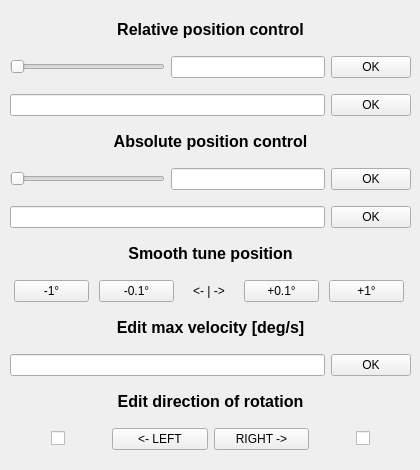
    <widget class="QWidget" name="tab_3">
     <attribute name="title">
      <string>     Position control    </string>
     </attribute>
     <widget class="QWidget" name="verticalLayoutWidget">
      <property name="geometry">
       <rect>
        <x>10</x>
        <y>10</y>
        <width>401</width>
        <height>451</height>
       </rect>
      </property>
      <layout class="QVBoxLayout" name="verticalLayout">
       <item>
        <widget class="QLabel" name="label_6">
         <property name="maximumSize">
          <size>
           <width>16777215</width>
           <height>20</height>
          </size>
         </property>
         <property name="text">
          <string>&lt;html&gt;&lt;head/&gt;&lt;body&gt;&lt;p align=&quot;center&quot;&gt;&lt;span style=&quot; font-size:12pt; font-weight:600;&quot;&gt;Relative position control&lt;/span&gt;&lt;/p&gt;&lt;/body&gt;&lt;/html&gt;</string>
         </property>
        </widget>
       </item>
       <item>
        <layout class="QVBoxLayout" name="verticalLayout_2">
         <item>
          <layout class="QHBoxLayout" name="horizontalLayout">
           <item>
            <widget class="QSlider" name="relativeControl_slider_SLIDER">
             <property name="maximum">
              <number>3600</number>
             </property>
             <property name="singleStep">
              <number>1</number>
             </property>
             <property name="orientation">
              <enum>Qt::Horizontal</enum>
             </property>
            </widget>
           </item>
           <item>
            <widget class="QLineEdit" name="relativeControl_slider_LE"/>
           </item>
           <item>
            <widget class="QPushButton" name="relativeControl_slider_PB">
             <property name="text">
              <string>OK</string>
             </property>
            </widget>
           </item>
          </layout>
         </item>
        </layout>
       </item>
       <item>
        <layout class="QHBoxLayout" name="horizontalLayout_2">
         <item>
          <widget class="QLineEdit" name="relativeControl_input_LE"/>
         </item>
         <item>
          <widget class="QPushButton" name="relativeControl_input_PB">
           <property name="text">
            <string>OK</string>
           </property>
          </widget>
         </item>
        </layout>
       </item>
       <item>
        <widget class="QLabel" name="label_7">
         <property name="maximumSize">
          <size>
           <width>16777215</width>
           <height>20</height>
          </size>
         </property>
         <property name="text">
          <string>&lt;html&gt;&lt;head/&gt;&lt;body&gt;&lt;p align=&quot;center&quot;&gt;&lt;span style=&quot; font-size:12pt; font-weight:600;&quot;&gt;Absolute position control&lt;/span&gt;&lt;/p&gt;&lt;/body&gt;&lt;/html&gt;</string>
         </property>
        </widget>
       </item>
       <item>
        <layout class="QHBoxLayout" name="horizontalLayout_3">
         <item>
          <widget class="QSlider" name="absoluteControl_slider_SLIDER">
           <property name="maximum">
            <number>3600</number>
           </property>
           <property name="orientation">
            <enum>Qt::Horizontal</enum>
           </property>
          </widget>
         </item>
         <item>
          <widget class="QLineEdit" name="absoluteControl_slider_LE"/>
         </item>
         <item>
          <widget class="QPushButton" name="absoluteControl_slider_PB">
           <property name="text">
            <string>OK</string>
           </property>
          </widget>
         </item>
        </layout>
       </item>
       <item>
        <layout class="QHBoxLayout" name="horizontalLayout_4">
         <item>
          <widget class="QLineEdit" name="absoluteControl_input_LE"/>
         </item>
         <item>
          <widget class="QPushButton" name="absoluteControl_input_PB">
           <property name="text">
            <string>OK</string>
           </property>
          </widget>
         </item>
        </layout>
       </item>
       <item>
        <widget class="QLabel" name="label_40">
         <property name="maximumSize">
          <size>
           <width>16777215</width>
           <height>20</height>
          </size>
         </property>
         <property name="text">
          <string>&lt;html&gt;&lt;head/&gt;&lt;body&gt;&lt;p align=&quot;center&quot;&gt;&lt;span style=&quot; font-size:12pt; font-weight:600;&quot;&gt;Smooth tune position&lt;/span&gt;&lt;/p&gt;&lt;/body&gt;&lt;/html&gt;</string>
         </property>
        </widget>
       </item>
       <item>
        <layout class="QHBoxLayout" name="horizontalLayout_20">
         <item>
          <widget class="QPushButton" name="smooth_minusOne_PB">
           <property name="maximumSize">
            <size>
             <width>75</width>
             <height>16777215</height>
            </size>
           </property>
           <property name="text">
            <string>-1°</string>
           </property>
          </widget>
         </item>
         <item>
          <widget class="QPushButton" name="smooth_minusHalf_PB">
           <property name="maximumSize">
            <size>
             <width>75</width>
             <height>16777215</height>
            </size>
           </property>
           <property name="text">
            <string>-0.1°</string>
           </property>
          </widget>
         </item>
         <item>
          <widget class="QLabel" name="label_41">
           <property name="maximumSize">
            <size>
             <width>50</width>
             <height>16777215</height>
            </size>
           </property>
           <property name="text">
            <string>&lt;html&gt;&lt;head/&gt;&lt;body&gt;&lt;p align=&quot;center&quot;&gt;&amp;lt;- | -&amp;gt;&lt;/p&gt;&lt;/body&gt;&lt;/html&gt;</string>
           </property>
          </widget>
         </item>
         <item>
          <widget class="QPushButton" name="smooth_plusHalf_PB">
           <property name="maximumSize">
            <size>
             <width>75</width>
             <height>16777215</height>
            </size>
           </property>
           <property name="text">
            <string>+0.1°</string>
           </property>
          </widget>
         </item>
         <item>
          <widget class="QPushButton" name="smooth_plusOne_PB">
           <property name="maximumSize">
            <size>
             <width>75</width>
             <height>16777215</height>
            </size>
           </property>
           <property name="text">
            <string>+1°</string>
           </property>
          </widget>
         </item>
        </layout>
       </item>
       <item>
        <widget class="QLabel" name="label_8">
         <property name="maximumSize">
          <size>
           <width>16777215</width>
           <height>20</height>
          </size>
         </property>
         <property name="text">
          <string>&lt;html&gt;&lt;head/&gt;&lt;body&gt;&lt;p align=&quot;center&quot;&gt;&lt;span style=&quot; font-size:12pt; font-weight:600;&quot;&gt;Edit max velocity [deg/s]&lt;/span&gt;&lt;/p&gt;&lt;/body&gt;&lt;/html&gt;</string>
         </property>
        </widget>
       </item>
       <item>
        <layout class="QHBoxLayout" name="horizontalLayout_5">
         <item>
          <widget class="QLineEdit" name="MaxVelocity_input_LE"/>
         </item>
         <item>
          <widget class="QPushButton" name="MaxVelocity_input_PB">
           <property name="text">
            <string>OK</string>
           </property>
          </widget>
         </item>
        </layout>
       </item>
       <item>
        <widget class="QLabel" name="label_25">
         <property name="maximumSize">
          <size>
           <width>16777215</width>
           <height>20</height>
          </size>
         </property>
         <property name="text">
          <string>&lt;html&gt;&lt;head/&gt;&lt;body&gt;&lt;p align=&quot;center&quot;&gt;&lt;span style=&quot; font-size:12pt; font-weight:600;&quot;&gt;Edit direction of rotation&lt;/span&gt;&lt;/p&gt;&lt;/body&gt;&lt;/html&gt;</string>
         </property>
        </widget>
       </item>
       <item>
        <layout class="QHBoxLayout" name="horizontalLayout_16">
         <item alignment="Qt::AlignHCenter">
          <widget class="QCheckBox" name="direction_LEFT_CB">
           <property name="text">
            <string/>
           </property>
          </widget>
         </item>
         <item>
          <widget class="QPushButton" name="direction_LEFT_PB">
           <property name="text">
            <string>&lt;- LEFT</string>
           </property>
          </widget>
         </item>
         <item>
          <widget class="QPushButton" name="direction_RIGHT_PB">
           <property name="text">
            <string>RIGHT -&gt;</string>
           </property>
          </widget>
         </item>
         <item alignment="Qt::AlignHCenter">
          <widget class="QCheckBox" name="direction_RIGHT_CB">
           <property name="text">
            <string/>
           </property>
          </widget>
         </item>
        </layout>
       </item>
      </layout>
     </widget>
    </widget>
